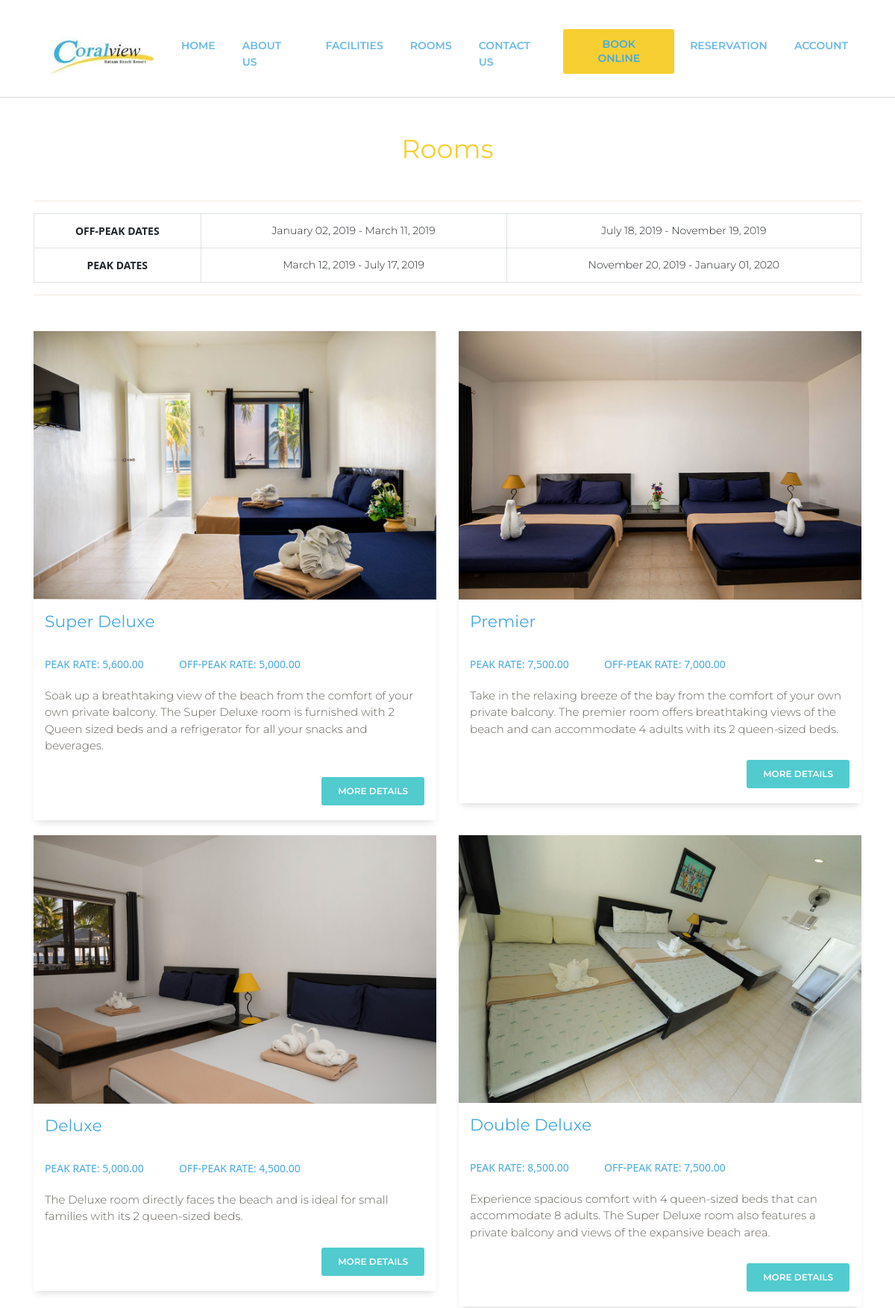
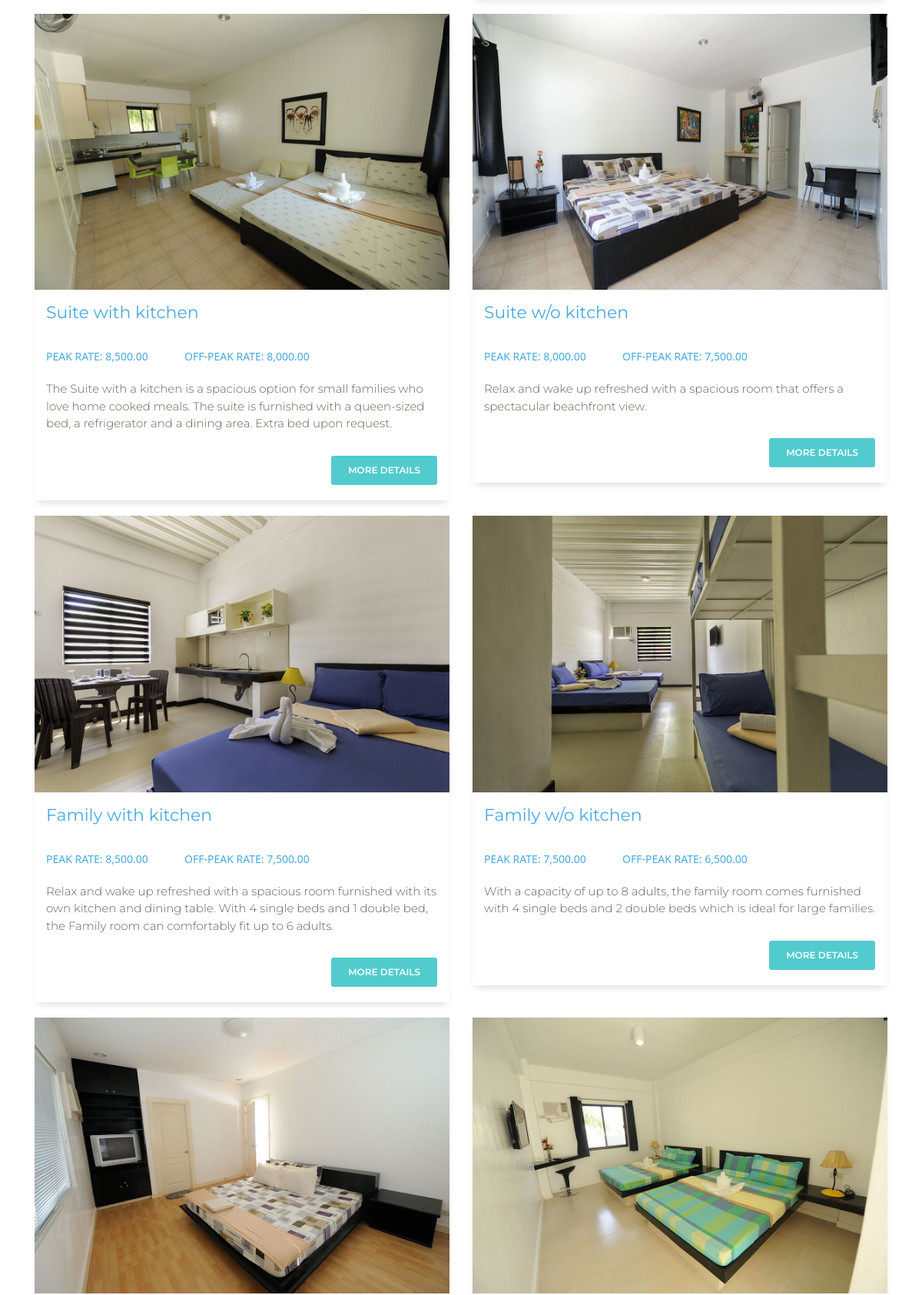
The page /rooms.php (upper part) on the database its author committed (2 pictures, top to bottom).
### tables this page shows
CREATE TABLE `rooms` (
  `Id` int(11) NOT NULL,
  `number` varchar(255) DEFAULT NULL,
  `type` varchar(255) DEFAULT NULL,
  `peak_rate` float DEFAULT NULL,
  `off_peak_rate` float DEFAULT NULL,
  `description` varchar(255) DEFAULT NULL,
  `image` varchar(255) DEFAULT NULL,
  `capacity` int(11) DEFAULT NULL,
  `inclusions` text DEFAULT NULL
);

### rooms.php (the view, shortened to what this page needs)
<?php
include('common/header.php');
include('common/navbar.php');
$db = connect_to_db();
$off_peak_date_start_1 = date("F d, Y", strtotime("01/02/2019"));
$off_peak_date_end_1 = date("F d, Y", strtotime("03/11/2019"));
$off_peak_date_start_2 = date("F d, Y", strtotime("07/18/2019"));
$off_peak_date_end_2 = date("F d, Y", strtotime("11/19/2019"));
$peak_date_start_1 = date("F d, Y", strtotime("03/12/2019"));
$peak_date_end_1 = date("F d, Y", strtotime("07/17/2019"));
$peak_date_start_2 = date("F d, Y", strtotime("11/20/2019"));
$peak_date_end_2 = date("F d, Y", strtotime("01/01/2020"));
?>
<div class="container">
    <div class="row">
        <div class="col">
            <div>
                <h2 class="text-center coralview-orange mt-5 mb-5">Rooms</h2>
                <hr>
                <table class="table table-bordered">
                    <tr>
                        <th class="text-center">OFF-PEAK DATES</th>
                        <td class="text-center"><?php echo $off_peak_date_start_1 . ' - ' . $off_peak_date_end_1; ?></td>
                        <td class="text-center"><?php echo $off_peak_date_start_2 . ' - ' . $off_peak_date_end_2; ?></td>
                    </tr>
                    <tr>
                        <th class="text-center">PEAK DATES</th>
                        <td class="text-center"><?php echo $peak_date_start_1 . ' - ' . $peak_date_end_1; ?></td>
                        <td class="text-center"><?php echo $peak_date_start_2 . ' - ' . $peak_date_end_2; ?></td>
                    </tr>
                </table>
                <hr>
                <div class="mt-5">
                    <?php
                    $room_query = "SELECT * FROM rooms;";
                    $room_result = mysqli_query($db, $room_query);
                    $room_length = 0;
                    if(mysqli_num_rows($room_result) > 0) {
                        while($room = mysqli_fetch_assoc($room_result)) {
                            $room_length++;
                            if($room_length % 2 == 1) {
                                echo '
                                <div class="row">
                                ';
                            }
                            echo '
                            <div class="col-6">
                                <div class="card">
                                    <img style="border-radius: 0;" class="card-img-top" src="' . $room['image'] . '" alt="Card image cap">
                                    <div class="card-header">
                                        <h5 class="coralview-blue">' . $room['type'] . '</h5>
                                    </div>
                                    <div class="card-body">
                                        <div class="row">
                                            <div class="col-4">
                                                <span style="font-family: \'Segoe UI\', sans-serif;" class="coralview-blue">PEAK RATE: ' . number_format($room['peak_rate'], 2)  . '</span>
                                            </div>
                                            <div class="col-5">
                                                <span style="font-family: \'Segoe UI\', sans-serif;" class="coralview-blue">OFF-PEAK RATE: ' . number_format($room['off_peak_rate'], 2) . '</span>
                                            </div>
                                        </div>
                                        <br>
                                        <p class="card-text">' . $room['description'] . '</p>
                                        <a href="room.php?room_id='. $room['Id'] .'" class="btn btn-primary btn-outline float-right">More Details</a>
                                    </div>
                                </div>
                            </div>
                            ';
                            if($room_length % 2 == 0) {
                                echo '
                                </div>
                                ';
                            }
                        }
                    }
                    ?>
                </div>
            </div>
        </div>
    </div>
</div>
                </div>
<?php
include('common/footer.php');
?>

### css/style.css (style rules this page uses)
* { font-family: 'Segoe UI', sans-serif; }
.coralview-blue { color: #47A9DF; }
.coralview-orange { color: #F7CF32; }
.card { border-radius: 0px; }

### rows shown on the page
rooms: image (picture), type "Super Deluxe", peak_rate "5,600.00", off_peak_rate "5,000.00", description "Soak up a breathtaking view of the beach from the comfort of your own private balcony. The Super Deluxe room is furnished with 2 Queen sized beds and a refrigerator for all your snacks and beverages."
rooms: image (picture), type "Premier", peak_rate "7,500.00", off_peak_rate "7,000.00", description "Take in the relaxing breeze of the bay from the comfort of your own private balcony. The premier room offers breathtaking views of the beach and can accommodate 4 adults with its 2 queen-sized beds."
rooms: image (picture), type "Deluxe", peak_rate "5,000.00", off_peak_rate "4,500.00", description "The Deluxe room directly faces the beach and is ideal for small families with its 2 queen-sized beds."
rooms: image (picture), type "Double Deluxe", peak_rate "8,500.00", off_peak_rate "7,500.00", description "Experience spacious comfort with 4 queen-sized beds that can accommodate 8 adults. The Super Deluxe room also features a private balcony and views of the expansive beach area."
rooms: image (picture), type "Suite with kitchen", peak_rate "8,500.00", off_peak_rate "8,000.00", description "The Suite with a kitchen is a spacious option for small families who love home cooked meals. The suite is furnished with a queen-sized bed, a refrigerator and a dining area. Extra bed upon request."
rooms: image (picture), type "Suite w/o kitchen", peak_rate "8,000.00", off_peak_rate "7,500.00", description "Relax and wake up refreshed with a spacious room that offers a spectacular beachfront view."
rooms: image (picture), type "Family with kitchen", peak_rate "8,500.00", off_peak_rate "7,500.00", description "Relax and wake up refreshed with a spacious room furnished with its own kitchen and dining table. With 4 single beds and 1 double bed, the Family room can comfortably fit up to 6 adults."
rooms: image (picture), type "Family w/o kitchen", peak_rate "7,500.00", off_peak_rate "6,500.00", description "With a capacity of up to 8 adults, the family room comes furnished with 4 single beds and 2 double beds which is ideal for large families."
rooms: image (picture)
rooms: image (picture)
